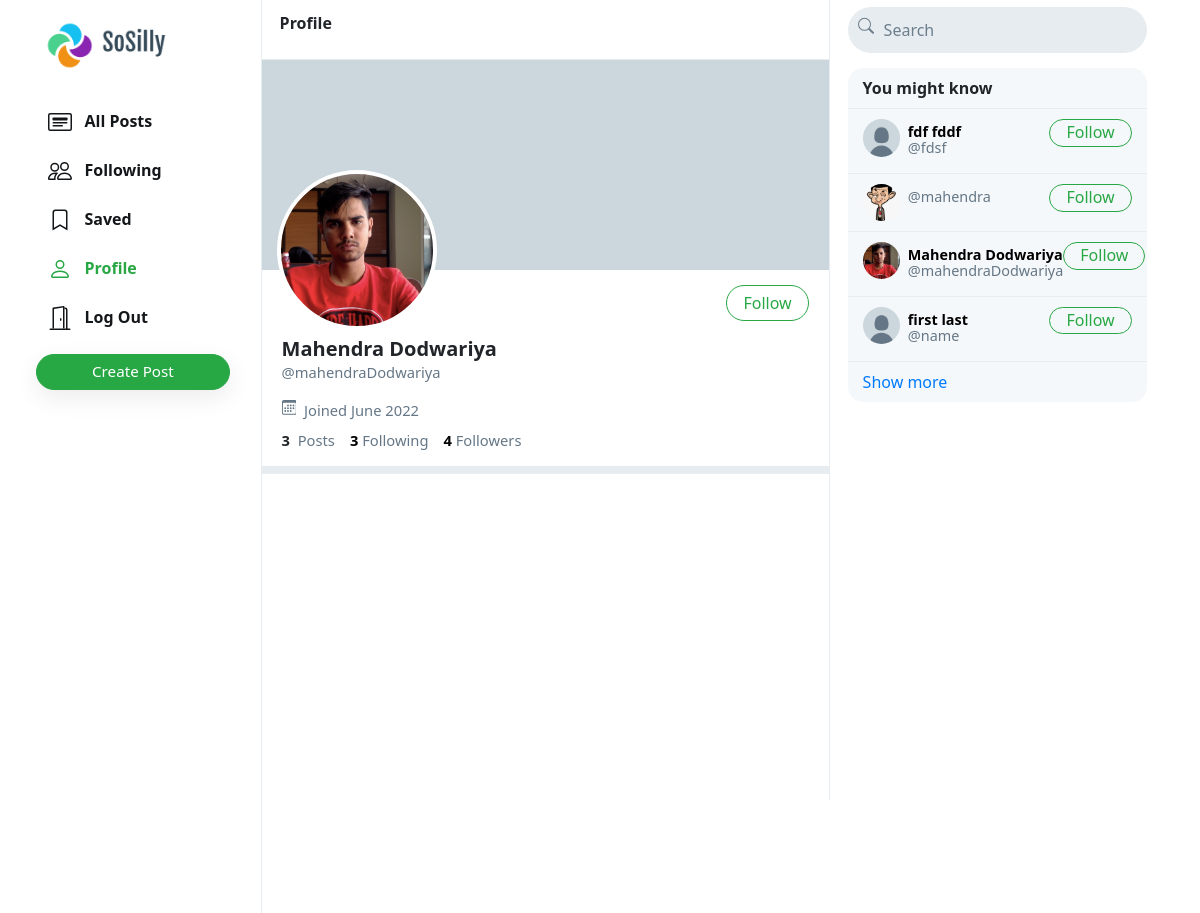
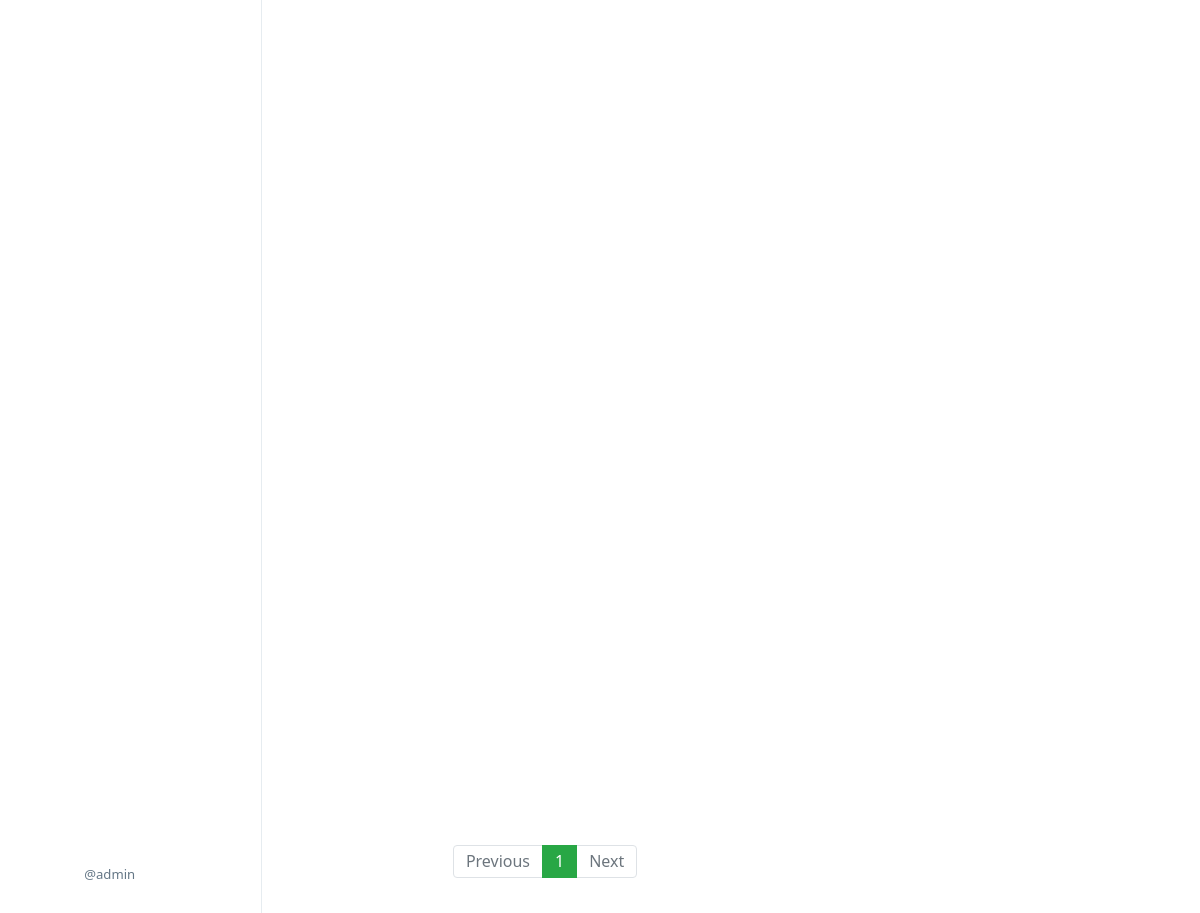
Page /mahendraDodwariya (signed in) on the committed database (2 pictures, top to bottom).
### network/models.py (models this page shows, shortened)
class User(AbstractUser):
    profile_pic = models.ImageField(upload_to='profile_pic/')
    bio = models.TextField(max_length=160, blank=True, null=True)
    cover = models.ImageField(upload_to='covers/', blank=True)

### network/views.py (the view)
# urls.py: path("<str:username>", views.profile, name='profile'),
def profile(request, username):
    user = User.objects.get(username=username)
    all_posts = Post.objects.filter(creater=user).order_by('-date_created')
    paginator = Paginator(all_posts, 10)
    page_number = request.GET.get('page')
    if page_number == None:
        page_number = 1
    posts = paginator.get_page(page_number)
    followings = []
    suggestions = []
    follower = False
    if request.user.is_authenticated:
        followings = Follower.objects.filter(followers=request.user).values_list('user', flat=True)
        suggestions = User.objects.exclude(pk__in=followings).exclude(username=request.user.username).order_by("?")[:6]
        if request.user in Follower.objects.get(user=user).followers.all():
            follower = True
    follower_count = Follower.objects.get(user=user).followers.all().count()
    following_count = Follower.objects.filter(followers=user).count()
    return render(request, 'network/profile.html', {
        "username": user,
        "posts": posts,
        "posts_count": all_posts.count(),
        "suggestions": suggestions,
        "page": "profile",
        "is_follower": follower,
        "follower_count": follower_count,
        "following_count": following_count
    })

### network/templates/network/profile.html (shortened to what this page needs)
{% extends 'network/index.html' %}
{% load static %}
{% block profile %}
    <div class="profile-view" data-user="{{username.username}}">
        <div class="cover-image" style="background-image: url(/media/{{username.cover}})"></div>
        <div class="profile-image" style="background-image: url(/media/{{username.profile_pic}})"></div>
        <div class="profile-details">
            <div>
                {% if user.username == username.username %}
                    <button class="btn btn-outline-success float-right" id="edit-profile-btn"><a href="{% url 'editProfile' %}">Edit Profile</a> </button>
                {% elif is_follower %}
                    <button class="btn btn-success float-right" onclick="unfollow_user(this,'{{username.username}}','edit_page')" id="following-btn">Following</button>
                {% else %}
                    <button class="btn btn-outline-success float-right" onclick="follow_user(this,'{{username.username}}','edit_page')" id="follow-btn">Follow</button>
                {% endif %}
            </div>
            <div class="details-data">
                <h5>{{username.first_name}} {{username.last_name}}</h5>
                <div class="grey">@{{username.username}}</div>
                <div class="grey" style="padding: 8px 0px;">
                    &nbsp;Joined {{username.date_joined | date:"F Y"}}
                </div>
                <div>
                    <strong>
                        {{posts_count}}
                    </strong>
                    &nbsp;<span class="grey">Posts</span>
                    <a href="#">
                        <strong id="following__count">{{following_count | default:0}}</strong>&nbsp;<span class="grey">Following</span>
                    </a>
                    <a href="#">
                        <strong id="follower__count">{{follower_count | default:0}}</strong>&nbsp;<span class="grey">Followers</span>
                    </a>
                </div>
            </div>
        </div>
    </div>
    <div class="space"></div>
{% endblock %}

### network/templates/network/layout.html (shortened to what this page needs)
{% load static %}
<!DOCTYPE html>
<html lang="en">
    <head>
        <link rel="stylesheet" href="https://stackpath.bootstrapcdn.com/bootstrap/4.4.1/css/bootstrap.min.css">
        <link href="{% static 'network/styles.css' %}" rel="stylesheet">
    </head>
    <body>
        <div class="body" data-page="{{page}}">
            <div class="sidenav">
                <a href="{% url 'index' %}" class="navbar-brand">
                    <img src="{% static 'network/Images/sosilly_logo.png' %}" height="51px">
                </a>
                <div style="height: 100%;">
                    <div>
                        <div>
                            <ul>
                                <li class="nav-item" id="all_posts">
                                <a href="{% url 'index' %}" class="nav-link">
                                    <div>
                                        &nbsp;&nbsp;All Posts
                                    </div>
                                </a>
                                </li>
                                {% if user.is_authenticated %}
                                    <li class="nav-item" id="following">
                                        <a href="{% url 'following' %}" class="nav-link">
                                            <div>
                                                &nbsp;&nbsp;Following
                                            </div>
                                        </a>
                                    </li>
                                    <li class="nav-item" id="saved">
                                        <a href="{% url 'saved' %}" class="nav-link">
                                            <div>
                                                <svg width="1.5em" height="1.5em" viewBox="0 0 16 16" class="bi bi-bookmark" fill="currentColor" xmlns="http://www.w3.org/2000/svg">
                                                    <path fill-rule="evenodd" d="M8 12l5 3V3a2 2 0 0 0-2-2H5a2 2 0 0 0-2 2v12l5-3zm-4 1.234l4-2.4 4 2.4V3a1 1 0 0 0-1-1H5a1 1 0 0 0-1 1v10.234z"/>
                                                  </svg>
                                                &nbsp;&nbsp;Saved
                                            </div>
                                        </a>
                                    </li>
                                    <li class="nav-item" id="profile">
                                        <a href="{% url 'profile' user.username %}" class="nav-link">
                                            <div>
                                                &nbsp;&nbsp;Profile
                                            </div>
                                        </a>
                                    </li>
                                    <li class="nav-item" id="logout">
                                        <a href="{% url 'logout' %}" class="nav-link">
                                            <div>
                                                &nbsp;&nbsp;Log Out
                                            </div>
                                        </a>
                                    </li>
                                {% endif %}
                            </ul>
                        </div>
                        {% if user.is_authenticated %}
                            <button id="popup-btn" class="btn btn-success new-post-btn" onclick="createpost()">Create Post</button>
                        {% endif %}
                    </div>
                    <div style="position: absolute; bottom: 10px;">
                        {% if user.is_authenticated %}
                            <li class="nav-item sidenav-user">
                                <a href="{% url 'profile' user.username %}" class="nav-link">
                                    <div class="user_account">
                                        <div class="small-profilepic" style="float: left; background-image: url(/media/{{user.profile_pic}})"></div>
                                        <div style="height: 2.7vw; margin: auto;">
                                            <div class="grey" style="margin-top: 4px;">@{{ user.username }}</div>
                                        </div>
                                    </div>
                                </a>
                            </li>
                        {% endif %}
                    </div>
                </div>
            </div>
            {% block body %}
            {% endblock %}
            <div class="right-div">
                <nav class="head">
                    <form action="{% url 'search' %}" method="post" id="search-form">
                        <div class="search-div">
                            <div>
                            </div>
                            <input type="text" name="query" id="search-box" placeholder="Search">
                        </div>
                    </form>
                </nav>
                <div class='right-div-content'>
                    <div class="space" style="background-color: white;"></div>
                    {% if user.is_authenticated %}
                        <div class="suggestion-box">
                            <div class="suggestion-header">
                                You might know
                            </div>
                            {% for suggestion in suggestions %}
                                <div class="suggestion-user">
                                    <div>
                                        <a href="{% url 'profile' suggestion.username %}">
                                            <div class="small-profilepic" style="background-image: url(/media/{{suggestion.profile_pic}})"></div>
                                        </a>
                                    </div>
                                    <div class="user-details">
                                        <a href="{% url 'profile' suggestion.username %}">
                                            <div id="user-name">
                                                <strong>
                                                    {{suggestion.first_name}} {{suggestion.last_name}}
                                                </strong>
                                            </div>
                                            <div class="grey">@{{suggestion.username}}</div>
                                        </a>
                                    </div>
                                    <div>
                                        <button class="btn btn-outline-success" type="button" onclick="follow_user(this,'{{suggestion.username}}','suggestion')">Follow</button>
                                    </div>
                                </div>
                            {% empty %}
                                    <div style="text-align: center; border-bottom: .5px solid #e6ecf0; padding: 10px 15px;">
                                        <span class="grey" style="font-size: .9em;">No suggestions available.</span>
                                    </div>
                            {% endfor %}
                            <div class="suggestion-footer">
                                <a href="#">Show more</a>
                            </div>
                        </div>
                    {% endif %}
                </div>
            </div>
        </div>
    </body>
</html>

### network/static/network/styles.css (style rules this page uses)
.body { display: flex; min-height: 100%; font-family: system-ui, sans-serif; }
.btn { border-radius: 20px; padding: 0.32rem 1rem 0.375rem 1rem; }
.btn, .btn:focus, .btn:active { box-shadow: none !important; -webkit-box-shadow: none !important; }
.grey { color: #657786; }
svg { vertical-align: text-top; }
.sidenav { height: 100%; width: 21.8%; position: fixed; top: 0; left: 0; padding: 15px; list-style: none; border-right: .5px solid #e6ecf0; z-index: 100; padding-left: 3%; background-color: white; }
.sidenav ul { list-style: none; padding-left: 0px; margin-top: 3vh; }
.sidenav li { margin-top: 7px; }
.sidenav .nav-link { color: #14171a; line-height: .7em; font-weight: 700; padding: 0px; }
.sidenav .nav-link > div { padding: 10px 20px 8px 12px; border-radius: 25px; line-height: 0.9em; width: max-content; }
.new-post-btn { padding-left: 55px !important; padding-right: 55px !important; font-size: .95em; font-weight: 530; box-shadow: rgba(0, 0, 0, 0.08) 0px 8px 24px !important; }
.user_account { display: flex; font-size: .82rem; font-weight: normal; padding-top: 3px !important; padding-bottom: 3px !important; padding-left: 3px !important; }
.user_account .small-profilepic { transform: scale(.82); margin-left: auto; margin-top: auto; }
.active a { color: #28a745 !important; }
.head { height: 7.5vh; }
.small-profilepic { width: 3.1vw; height: 3.1vw; border-radius: 9999px; overflow: hidden; margin-right: 8px; background-size: cover; background-repeat: no-repeat; background-position: center; box-sizing: content-box; }
.space { height: 8px; background-color: #e6ecf0; }
.cover-image { height: 210px; background-size: cover; background-position: center; background-repeat: no-repeat; background-color: #ccd6dd; }
.profile-image { width: 160px; height: 160px; position: absolute; left: 15px; top: 110px; border-radius: 99999px; border: 4px solid white; background-size: cover; background-repeat: no-repeat; background-position: center; background-color: white; }
.profile-details { padding: 15px 20px; }
.profile-details button { padding-bottom: 0.3rem; }
.profile-details > .details-data { margin-top: 52px; font-size: .92em; }
.profile-details h5 { font-weight: 800; margin-bottom: 0px; }
.profile-details a { color: black; text-decoration: none; }
.right-div { width: 28%; height: 100vh; position: fixed; right: 2.95%; border-left: .5px solid #e6ecf0; background-color: white; }
.right-div .head { padding: .9vh 1.5vw; }
.right-div .search-div { margin-left: auto; margin-right: auto; display: flex; border-radius: 25px; background-color: #e6ecf0; padding-left: 10px; padding-right: 10px; vertical-align: middle; }
#search-box { height: 5.7vh; border: none; background: none; outline: none; width: 100%; margin-left: 8px; }
#search-box::placeholder { color: #6d7e8c; }
.right-div-content { height: 92.5vh; overflow: auto; padding-left: 1.5vw; padding-right: 1.5vw; }
.suggestion-box, .guest-box { border-radius: 15px; overflow: hidden; background-color: #f5f8fa; }
.suggestion-header { padding: 13px 15px; line-height: .9em; font-weight: 800; border-bottom: .5px solid #e6ecf0; }
.suggestion-user { display: flex; padding: 10px 15px; font-size: .9em; border-bottom: .5px solid #e6ecf0; }
.suggestion-user a { color: black; text-decoration: none; }
.user-details { flex: 1; line-height: 1.1em; padding: 5px 0px 7px 0px; }
.suggestion-user .btn { padding: 0em 1em .09em 1em; }
.suggestion-footer { padding: 13px 15px; line-height: .9em; }
.suggestion-footer a { text-decoration: none; }

### rows in the picture
User: username "admin"
User: profile_pic (picture), first_name "Mahendra", last_name "Dodwariya", username "mahendraDodwariya", date_joined "June 2022"
User: profile_pic (placeholder picture), first_name "fdf", last_name "fddf", username "fdsf"
User: profile_pic (picture), username "mahendra"
User: profile_pic (placeholder picture), first_name "first", last_name "last", username "name"

### other values in the picture
{{ posts_count }} "3"
{{ following_count | default:0 }} "3"
{{ follower_count | default:0 }} "4"
{{ each }} "1"
